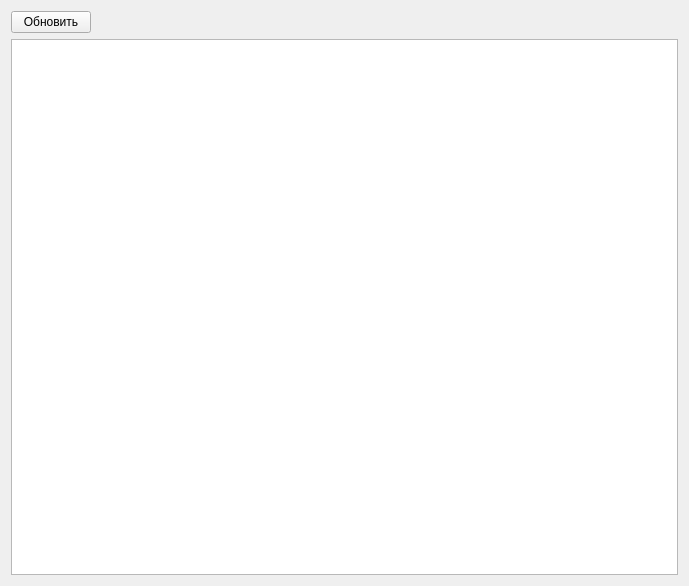
<?xml version="1.0" encoding="UTF-8"?>
<ui version="4.0">
 <class>FormMarkType</class>
 <widget class="QWidget" name="FormMarkType">
  <property name="geometry">
   <rect>
    <x>0</x>
    <y>0</y>
    <width>689</width>
    <height>586</height>
   </rect>
  </property>
  <property name="windowTitle">
   <string>Form</string>
  </property>
  <layout class="QVBoxLayout" name="verticalLayout">
   <item>
    <layout class="QHBoxLayout" name="horizontalLayout">
     <item>
      <widget class="QPushButton" name="pushButtonUpd">
       <property name="text">
        <string>Обновить</string>
       </property>
      </widget>
     </item>
     <item>
      <spacer name="horizontalSpacer">
       <property name="orientation">
        <enum>Qt::Horizontal</enum>
       </property>
       <property name="sizeHint" stdset="0">
        <size>
         <width>40</width>
         <height>20</height>
        </size>
       </property>
      </spacer>
     </item>
    </layout>
   </item>
   <item>
    <widget class="DbViewer" name="tableViewMarkType"/>
   </item>
  </layout>
 </widget>
 <customwidgets>
  <customwidget>
   <class>DbViewer</class>
   <extends>QTableView</extends>
   <header>db/dbviewer.h</header>
  </customwidget>
 </customwidgets>
 <resources/>
 <connections/>
</ui>
